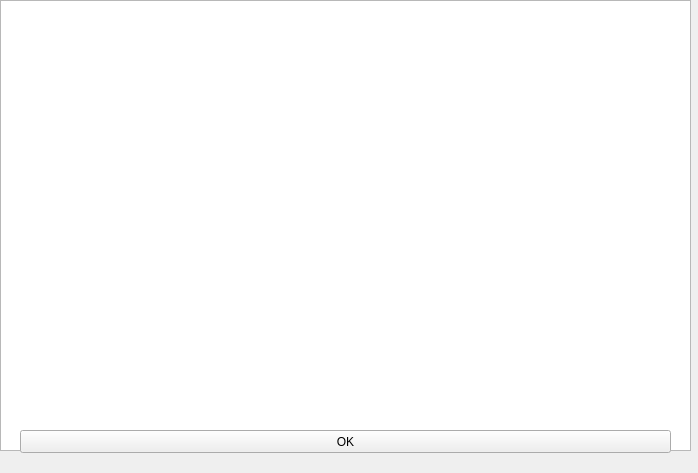
<?xml version="1.0" encoding="UTF-8"?>
<ui version="4.0">
 <class>MainWindow</class>
 <widget class="QMainWindow" name="MainWindow">
  <property name="geometry">
   <rect>
    <x>0</x>
    <y>0</y>
    <width>698</width>
    <height>473</height>
   </rect>
  </property>
  <property name="windowTitle">
   <string>MainWindow</string>
  </property>
  <widget class="QWidget" name="centralwidget">
   <widget class="QGraphicsView" name="graphicsView">
    <property name="geometry">
     <rect>
      <x>0</x>
      <y>0</y>
      <width>691</width>
      <height>451</height>
     </rect>
    </property>
   </widget>
   <widget class="QPushButton" name="pushButton">
    <property name="geometry">
     <rect>
      <x>20</x>
      <y>430</y>
      <width>651</width>
      <height>23</height>
     </rect>
    </property>
    <property name="text">
     <string>OK</string>
    </property>
   </widget>
  </widget>
  <widget class="QMenuBar" name="menubar">
   <property name="geometry">
    <rect>
     <x>0</x>
     <y>0</y>
     <width>698</width>
     <height>21</height>
    </rect>
   </property>
  </widget>
 </widget>
 <resources/>
 <connections/>
</ui>
